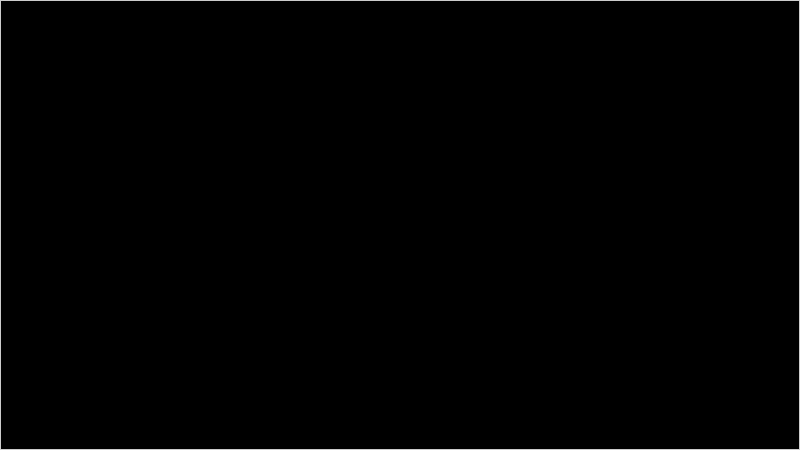
Frame 1 (no input)
Frame 60 (the mouse pressed at the canvas centre just before this capture): identical to frame 1, image omitted
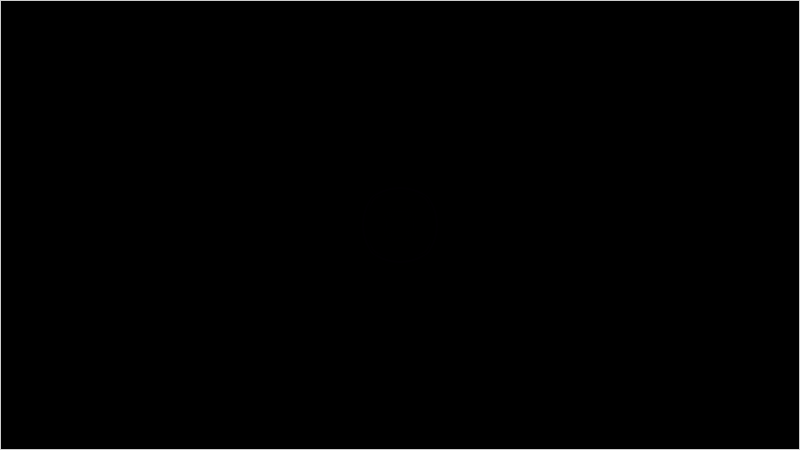
Frame 120 (the mouse held since frame 60 and released just before this capture)

The Processing sketch that drew these frames (run headless with seeded random() and noise(); from frame 60 on, the mouse is pressed at the canvas centre):

// Processing sketch: main
// ── main.pde
// float DAMPING = 0.99; // Trippy
float DAMPING = 0.95;

float[][][] current;
float[][][] previous;

void setup() {
  size(800, 450);
  colorMode(RGB, 255, 255, 255);
  current = new float[width][height][3];
  previous = new float[width][height][3];
}

void mousePressed() {
  int SIZE = 2;
  float[] newColor = new float[] { random(1), random(1), random(1) };

  for (int x = mouseX - SIZE; x < mouseX + SIZE; x++) {
    for (int y = mouseY - SIZE; y < mouseY + SIZE; y++) {
      current[x][y] = newColor;
    }
  }
}

void draw() {
  loadPixels();
  
  for (int x = 1; x < width - 1; x++) {
     for (int y = 1; y < height - 1; y++) {
       float currentRed = (
           previous[x-1][y][0] +
           previous[x+1][y][0] + 
           previous[x][y+1][0] +
           previous[x][y-1][0]
         ) / 2 - current[x][y][0];
         
        float currentGreen = (
           previous[x-1][y][1] +
           previous[x+1][y][1] + 
           previous[x][y+1][1] +
           previous[x][y-1][1]
         ) / 2 - current[x][y][1];
         
        float currentBlue = (
           previous[x-1][y][2] +
           previous[x+1][y][2] + 
           previous[x][y+1][2] +
           previous[x][y-1][2]
         ) / 2 - current[x][y][2];
         
         
         current[x][y][0] = currentRed * DAMPING;
         current[x][y][1] = currentGreen * DAMPING;
         current[x][y][2] = currentBlue * DAMPING;
          
         float[] colorRef = current[x][y];
         pixels[x + y * width] = color(
           colorRef[0] * 255,
           colorRef[1] * 255,
           colorRef[2] * 255
         );
     }
  }
  
  float[][][] swapAux = previous;
  previous = current;
  current = swapAux;
  
  updatePixels();
}
